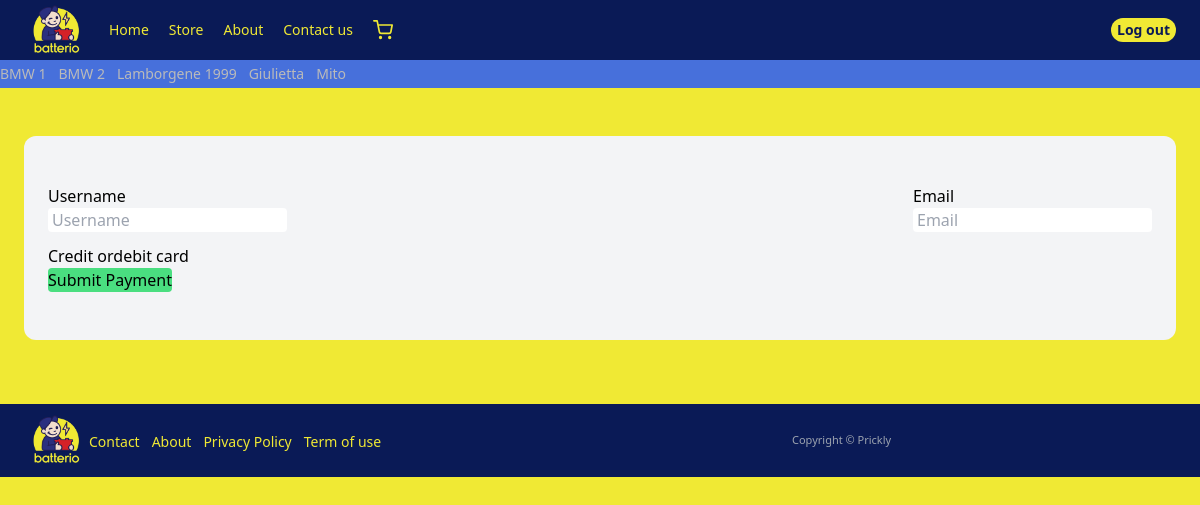
The app's page /Payment (signed in) with its own data.
### Car/models.py (models this page shows, shortened)
class Car(models.Model):
  Name = models.CharField(max_length=255);
  Car_type  = models.ForeignKey(CarType, on_delete=models.SET_NULL, default='', null=True, blank= True)
  Avilable_battries = models.ManyToManyField(to='item.Item', blank=True)

### Car/views.py (the view)
# urls.py: path('Payment', views.payment, name='payment'),
@login_required
def payment(req):
  x = {
    'forh' : Car.objects.all()
  }
  return render(req, "Car/payment.html",x)

### Car/templates/Car/payment.html (shortened to what this page needs)
{% extends 'core/base.html' %}
{% block content %}
    <div class='mt-6 px-6 py-12  bg-gray-100 rounded-xl '>
      <form action="{% url 'l:accept' %}" method="post" id="payment-form">
        <div class="form-row flex justify-between">
          <div class="mb-3">
            <label for="">
              Username
            </label><br>
        <input type="text" name="username" placeholder="Username" class="px-1 rounded" required>
      </div>
      <div class="mb-3">
        <label for="">Email</label> <br>
        <input type="email" name="email" placeholder="Email"    class="rounded px-1"  required>
      </div>
      </div>
        <div class="form-row">
          <label for="card-element">
            Credit ordebit card
          </label>
        </div>
        <button class="bg-green-400 xl:px-4 xl:py-3 rounded xl:mt-4 xl:hover:bg-green-700 transition-all">Submit Payment</button>
      </form>
    </div>
{% endblock content %}

### core/templates/core/base.html (shortened to what this page needs)
{% load static %}
<!DOCTYPE html>
<html lang="en">
<head>
</head>
<body class='{% block bodyclass %}
bg-[#f0e934]
{% endblock bodyclass %}  main-layout'>
    <nav class="py-6 px-6 flex  bg-[#0a1a56] justify-between items-center
    2xl:h-[60px]
     xl:h-[60px]
     lg:h-[60px]
     md:h-[60px]
     sm:h-[60px]
    ">
        <div class='flex items-center sm:gap-5  gap-1  header__items'>
            <div>
            <a href='/'>
                <img src='{% static 'media/_n.png' %}' class='
                 sm:min-h-[65px]
                 xl:min-h-[65px]
                2xl:min-h-[65px]
                    min-w-[65px]
                    min-h-[65px]
                 sm:max-h-[65px]
                 xl:max-h-[65px]
                2xl:max-h-[65px]
                    max-w-[65px]
                    max-h-[65px]
                '>
                </a>
            </div>
            <a href='/' class="
            sm:text-sm
            text-[#f0e934]
            text-[10px]
            ">
                Home
                </a>
            <a href='{% url 'item:items' %}' class="
            sm:text-sm
            text-[#f0e934]
            text-[10px]
            ">
                Store
                </a>
            <a href='/' class="
            sm:text-sm
            text-[#f0e934]
            text-[10px]
            ">
                About
                </a>
            <a href='/' class="
            text-[#f0e934]
            sm:text-sm
            text-[10px]
             ">
                Contact us
                </a>
                <p>
                <a href="{% url 'dashboard:index' %}" class='
            text-[#f0e934]
            sm:text-sm
            text-[10px]
            hover:scale-[1.2]
            '>
            </a></p>
                </div>
                <div class="  flex flex-col sm:flex-row xl:flex-row 2xl:flex-row gap-1 ">
            {% if request.user.is_authenticated %}
            <a  style='border-radius:60px' href="{% url 'core:logout' %}" class='  xl:py-2 xl:px-5 py-[2px] px-[6px]  rounded      text-sm font-semibold
            text-[#0a1a56] hover:text-[#d52127]
            bg-[#f0e934]
            transition-all hover:scale-[.89] duration-500
            '>Log out</a>
            {% endif %}
        </div>
    </nav>
    <header class='py-1 bg-[#4770db] flex gap-3'>
    {% for cate in forh %}
           <a href="{% url 'item:items' %}?{{cate.Name}}=1" class="text-sm ui"> {{cate.Name}}</a>
    {% endfor %}
        </header>
{% block landing %}
<div class="px-6 py-6 " >
    {% block content %}{% endblock content %}
</div>
{% endblock landing %}
    <footer class='py-1 px-6 flex justify-between bg-[#0a1a56] mt-10  '>
        <div class='w-2/3  pr-10 flex items-center'>
            <a href='/'>
                <img src='{% static 'media/_n.png' %}' class='
                 sm:min-h-[65px]
                 xl:min-h-[65px]
                2xl:min-h-[65px]
                    min-w-[65px]
                    min-h-[65px]
                 sm:max-h-[65px]
                 xl:max-h-[65px]
                2xl:max-h-[65px]
                    max-w-[65px]
                    max-h-[65px]
                '>
                </a>
            <ul class='flex gap-3'>
                <div class='md:flex gap-3 lg:flex xl:flex 2xl:flex'>
                <li><a href="{% url 'core:contact' %}" class=' text-sm  text-[#f0e934]                        hover:text-[#F0EA34C7]'>Contact</a></li>
                <li><a href="{% url 'core:contact' %}" class='text-sm  text-[#f0e934]                         hover:text-[#F0EA34C7]'>About</a></li>
            </div>
            <div class='md:flex gap-3 lg:flex xl:flex 2xl:flex' >
                <li><a href="{% url 'core:contact' %}" class=' text-sm  text-[#f0e934]                        hover:text-[#F0EA34C7]'>Privacy Policy</a></li>
                <li><a href="{% url 'core:contact' %}" class='text-sm  text-[#f0e934]                         hover:text-[#F0EA34C7]'>Term of use</a></li>
            </div>
            </ul>
        </div>
        <div class='w-1/3 flex items-center'>
            <p class='text-gray-400 text-[11px]'>
                Copyright © Prickly
            </p>
        </div>
    </footer>
</body>
</html>

### core/templates/core/base.html (style rules this page uses)
.header__items > a { transition: .3s transform, margin-top .4s; }
.ui { color:#BABABA; transition: color .3s; }

### records on screen
Car: Name "BMW 1"
Car: Name "BMW 2"
Car: Name "Lamborgene 1999"
Car: Name "Giulietta"
Car: Name "Mito"
